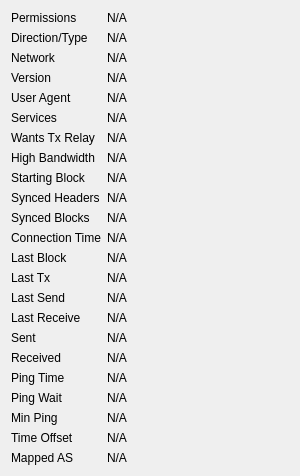
             <widget class="QWidget" name="detailWidget">
              <property name="geometry">
               <rect>
                <x>0</x>
                <y>0</y>
                <width>300</width>
                <height>426</height>
               </rect>
              </property>
              <layout class="QGridLayout" name="gridLayout_2" columnstretch="0,1">
               <item row="0" column="0">
                <widget class="QLabel" name="label_30">
                 <property name="text">
                  <string>Permissions</string>
                 </property>
                </widget>
               </item>
               <item row="0" column="1">
                <widget class="QLabel" name="peerPermissions">
                 <property name="cursor">
                  <cursorShape>IBeamCursor</cursorShape>
                 </property>
                 <property name="text">
                  <string>N/A</string>
                 </property>
                 <property name="textFormat">
                  <enum>Qt::PlainText</enum>
                 </property>
                 <property name="textInteractionFlags">
                  <set>Qt::LinksAccessibleByMouse|Qt::TextSelectableByKeyboard|Qt::TextSelectableByMouse</set>
                 </property>
                </widget>
               </item>
               <item row="1" column="0">
                <widget class="QLabel" name="peerConnectionTypeLabel">
                 <property name="toolTip">
                  <string>The direction and type of peer connection: %1</string>
                 </property>
                 <property name="text">
                  <string>Direction/Type</string>
                 </property>
                </widget>
               </item>
               <item row="1" column="1">
                <widget class="QLabel" name="peerConnectionType">
                 <property name="cursor">
                  <cursorShape>IBeamCursor</cursorShape>
                 </property>
                 <property name="text">
                  <string>N/A</string>
                 </property>
                 <property name="textFormat">
                  <enum>Qt::PlainText</enum>
                 </property>
                 <property name="textInteractionFlags">
                  <set>Qt::LinksAccessibleByMouse|Qt::TextSelectableByKeyboard|Qt::TextSelectableByMouse</set>
                 </property>
                </widget>
               </item>
               <item row="2" column="0">
                <widget class="QLabel" name="peerNetworkLabel">
                 <property name="toolTip">
                  <string>The network protocol this peer is connected through: IPv4, IPv6, Onion, I2P, or CJDNS.</string>
                 </property>
                 <property name="text">
                  <string>Network</string>
                 </property>
                </widget>
               </item>
               <item row="2" column="1">
                <widget class="QLabel" name="peerNetwork">
                 <property name="cursor">
                  <cursorShape>IBeamCursor</cursorShape>
                 </property>
                 <property name="text">
                  <string>N/A</string>
                 </property>
                 <property name="textFormat">
                  <enum>Qt::PlainText</enum>
                 </property>
                 <property name="textInteractionFlags">
                  <set>Qt::LinksAccessibleByMouse|Qt::TextSelectableByKeyboard|Qt::TextSelectableByMouse</set>
                 </property>
                </widget>
               </item>
               <item row="3" column="0">
                <widget class="QLabel" name="label_21">
                 <property name="text">
                  <string>Version</string>
                 </property>
                </widget>
               </item>
               <item row="3" column="1">
                <widget class="QLabel" name="peerVersion">
                 <property name="cursor">
                  <cursorShape>IBeamCursor</cursorShape>
                 </property>
                 <property name="text">
                  <string>N/A</string>
                 </property>
                 <property name="textFormat">
                  <enum>Qt::PlainText</enum>
                 </property>
                 <property name="textInteractionFlags">
                  <set>Qt::LinksAccessibleByMouse|Qt::TextSelectableByKeyboard|Qt::TextSelectableByMouse</set>
                 </property>
                </widget>
               </item>
               <item row="4" column="0">
                <widget class="QLabel" name="label_28">
                 <property name="text">
                  <string>User Agent</string>
                 </property>
                </widget>
               </item>
               <item row="4" column="1">
                <widget class="QLabel" name="peerSubversion">
                 <property name="cursor">
                  <cursorShape>IBeamCursor</cursorShape>
                 </property>
                 <property name="text">
                  <string>N/A</string>
                 </property>
                 <property name="textFormat">
                  <enum>Qt::PlainText</enum>
                 </property>
                 <property name="textInteractionFlags">
                  <set>Qt::LinksAccessibleByMouse|Qt::TextSelectableByKeyboard|Qt::TextSelectableByMouse</set>
                 </property>
                </widget>
               </item>
               <item row="5" column="0">
                <widget class="QLabel" name="label_4">
                 <property name="text">
                  <string>Services</string>
                 </property>
                </widget>
               </item>
               <item row="5" column="1">
                <widget class="QLabel" name="peerServices">
                 <property name="cursor">
                  <cursorShape>IBeamCursor</cursorShape>
                 </property>
                 <property name="text">
                  <string>N/A</string>
                 </property>
                 <property name="textFormat">
                  <enum>Qt::PlainText</enum>
                 </property>
                 <property name="textInteractionFlags">
                  <set>Qt::LinksAccessibleByMouse|Qt::TextSelectableByKeyboard|Qt::TextSelectableByMouse</set>
                 </property>
                </widget>
               </item>
               <item row="6" column="0">
                <widget class="QLabel" name="peerRelayTxesLabel">
                 <property name="toolTip">
                  <string>Whether the peer requested us to relay transactions.</string>
                 </property>
                 <property name="text">
                  <string>Wants Tx Relay</string>
                 </property>
                </widget>
               </item>
               <item row="6" column="1">
                <widget class="QLabel" name="peerRelayTxes">
                 <property name="cursor">
                  <cursorShape>IBeamCursor</cursorShape>
                 </property>
                 <property name="text">
                  <string>N/A</string>
                 </property>
                 <property name="textFormat">
                  <enum>Qt::PlainText</enum>
                 </property>
                 <property name="textInteractionFlags">
                  <set>Qt::LinksAccessibleByMouse|Qt::TextSelectableByKeyboard|Qt::TextSelectableByMouse</set>
                 </property>
                </widget>
               </item>
               <item row="7" column="0">
                <widget class="QLabel" name="peerHighBandwidthLabel">
                 <property name="toolTip">
                  <string>High bandwidth BIP152 compact block relay: %1</string>
                 </property>
                 <property name="text">
                  <string>High Bandwidth</string>
                 </property>
                </widget>
               </item>
               <item row="7" column="1">
                <widget class="QLabel" name="peerHighBandwidth">
                 <property name="cursor">
                  <cursorShape>IBeamCursor</cursorShape>
                 </property>
                 <property name="text">
                  <string>N/A</string>
                 </property>
                 <property name="textFormat">
                  <enum>Qt::PlainText</enum>
                 </property>
                 <property name="textInteractionFlags">
                  <set>Qt::LinksAccessibleByMouse|Qt::TextSelectableByKeyboard|Qt::TextSelectableByMouse</set>
                 </property>
                </widget>
               </item>
               <item row="8" column="0">
                <widget class="QLabel" name="label_29">
                 <property name="text">
                  <string>Starting Block</string>
                 </property>
                </widget>
               </item>
               <item row="8" column="1">
                <widget class="QLabel" name="peerHeight">
                 <property name="cursor">
                  <cursorShape>IBeamCursor</cursorShape>
                 </property>
                 <property name="text">
                  <string>N/A</string>
                 </property>
                 <property name="textFormat">
                  <enum>Qt::PlainText</enum>
                 </property>
                 <property name="textInteractionFlags">
                  <set>Qt::LinksAccessibleByMouse|Qt::TextSelectableByKeyboard|Qt::TextSelectableByMouse</set>
                 </property>
                </widget>
               </item>
               <item row="9" column="0">
                <widget class="QLabel" name="label_27">
                 <property name="text">
                  <string>Synced Headers</string>
                 </property>
                </widget>
               </item>
               <item row="9" column="1">
                <widget class="QLabel" name="peerSyncHeight">
                 <property name="cursor">
                  <cursorShape>IBeamCursor</cursorShape>
                 </property>
                 <property name="text">
                  <string>N/A</string>
                 </property>
                 <property name="textFormat">
                  <enum>Qt::PlainText</enum>
                 </property>
                 <property name="textInteractionFlags">
                  <set>Qt::LinksAccessibleByMouse|Qt::TextSelectableByKeyboard|Qt::TextSelectableByMouse</set>
                 </property>
                </widget>
               </item>
               <item row="10" column="0">
                <widget class="QLabel" name="label_25">
                 <property name="text">
                  <string>Synced Blocks</string>
                 </property>
                </widget>
               </item>
               <item row="10" column="1">
                <widget class="QLabel" name="peerCommonHeight">
                 <property name="cursor">
                  <cursorShape>IBeamCursor</cursorShape>
                 </property>
                 <property name="text">
                  <string>N/A</string>
                 </property>
                 <property name="textFormat">
                  <enum>Qt::PlainText</enum>
                 </property>
                 <property name="textInteractionFlags">
                  <set>Qt::LinksAccessibleByMouse|Qt::TextSelectableByKeyboard|Qt::TextSelectableByMouse</set>
                 </property>
                </widget>
               </item>
               <item row="11" column="0">
                <widget class="QLabel" name="label_22">
                 <property name="text">
                  <string>Connection Time</string>
                 </property>
                </widget>
               </item>
               <item row="11" column="1">
                <widget class="QLabel" name="peerConnTime">
                 <property name="cursor">
                  <cursorShape>IBeamCursor</cursorShape>
                 </property>
                 <property name="text">
                  <string>N/A</string>
                 </property>
                 <property name="textFormat">
                  <enum>Qt::PlainText</enum>
                 </property>
                 <property name="textInteractionFlags">
                  <set>Qt::LinksAccessibleByMouse|Qt::TextSelectableByKeyboard|Qt::TextSelectableByMouse</set>
                 </property>
                </widget>
               </item>
               <item row="12" column="0">
                <widget class="QLabel" name="peerLastBlockLabel">
                 <property name="toolTip">
                  <string>Elapsed time since a novel block passing initial validity checks was received from this peer.</string>
                 </property>
                 <property name="text">
                  <string>Last Block</string>
                 </property>
                </widget>
               </item>
               <item row="12" column="1">
                <widget class="QLabel" name="peerLastBlock">
                 <property name="cursor">
                  <cursorShape>IBeamCursor</cursorShape>
                 </property>
                 <property name="text">
                  <string>N/A</string>
                 </property>
                 <property name="textFormat">
                  <enum>Qt::PlainText</enum>
                 </property>
                 <property name="textInteractionFlags">
                  <set>Qt::LinksAccessibleByMouse|Qt::TextSelectableByKeyboard|Qt::TextSelectableByMouse</set>
                 </property>
                </widget>
               </item>
               <item row="13" column="0">
                <widget class="QLabel" name="peerLastTxLabel">
                 <property name="toolTip">
                  <string>Elapsed time since a novel transaction accepted into our mempool was received from this peer.</string>
                 </property>
                 <property name="text">
                  <string>Last Tx</string>
                 </property>
                </widget>
               </item>
               <item row="13" column="1">
                <widget class="QLabel" name="peerLastTx">
                 <property name="cursor">
                  <cursorShape>IBeamCursor</cursorShape>
                 </property>
                 <property name="text">
                  <string>N/A</string>
                 </property>
                 <property name="textFormat">
                  <enum>Qt::PlainText</enum>
                 </property>
                 <property name="textInteractionFlags">
                  <set>Qt::LinksAccessibleByMouse|Qt::TextSelectableByKeyboard|Qt::TextSelectableByMouse</set>
                 </property>
                </widget>
               </item>
               <item row="14" column="0">
                <widget class="QLabel" name="label_15">
                 <property name="text">
                  <string>Last Send</string>
                 </property>
                </widget>
               </item>
               <item row="14" column="1">
                <widget class="QLabel" name="peerLastSend">
                 <property name="cursor">
                  <cursorShape>IBeamCursor</cursorShape>
                 </property>
                 <property name="text">
                  <string>N/A</string>
                 </property>
                 <property name="textFormat">
                  <enum>Qt::PlainText</enum>
                 </property>
                 <property name="textInteractionFlags">
                  <set>Qt::LinksAccessibleByMouse|Qt::TextSelectableByKeyboard|Qt::TextSelectableByMouse</set>
                 </property>
                </widget>
               </item>
               <item row="15" column="0">
                <widget class="QLabel" name="label_19">
                 <property name="text">
                  <string>Last Receive</string>
                 </property>
                </widget>
               </item>
               <item row="15" column="1">
                <widget class="QLabel" name="peerLastRecv">
                 <property name="cursor">
                  <cursorShape>IBeamCursor</cursorShape>
                 </property>
                 <property name="text">
                  <string>N/A</string>
                 </property>
                 <property name="textFormat">
                  <enum>Qt::PlainText</enum>
                 </property>
                 <property name="textInteractionFlags">
                  <set>Qt::LinksAccessibleByMouse|Qt::TextSelectableByKeyboard|Qt::TextSelectableByMouse</set>
                 </property>
                </widget>
               </item>
               <item row="16" column="0">
                <widget class="QLabel" name="label_18">
                 <property name="text">
                  <string>Sent</string>
                 </property>
                </widget>
               </item>
               <item row="16" column="1">
                <widget class="QLabel" name="peerBytesSent">
                 <property name="cursor">
                  <cursorShape>IBeamCursor</cursorShape>
                 </property>
                 <property name="text">
                  <string>N/A</string>
                 </property>
                 <property name="textFormat">
                  <enum>Qt::PlainText</enum>
                 </property>
                 <property name="textInteractionFlags">
                  <set>Qt::LinksAccessibleByMouse|Qt::TextSelectableByKeyboard|Qt::TextSelectableByMouse</set>
                 </property>
                </widget>
               </item>
               <item row="17" column="0">
                <widget class="QLabel" name="label_20">
                 <property name="text">
                  <string>Received</string>
                 </property>
                </widget>
               </item>
               <item row="17" column="1">
                <widget class="QLabel" name="peerBytesRecv">
                 <property name="cursor">
                  <cursorShape>IBeamCursor</cursorShape>
                 </property>
                 <property name="text">
                  <string>N/A</string>
                 </property>
                 <property name="textFormat">
                  <enum>Qt::PlainText</enum>
                 </property>
                 <property name="textInteractionFlags">
                  <set>Qt::LinksAccessibleByMouse|Qt::TextSelectableByKeyboard|Qt::TextSelectableByMouse</set>
                 </property>
                </widget>
               </item>
               <item row="18" column="0">
                <widget class="QLabel" name="label_26">
                 <property name="text">
                  <string>Ping Time</string>
                 </property>
                </widget>
               </item>
               <item row="18" column="1">
                <widget class="QLabel" name="peerPingTime">
                 <property name="cursor">
                  <cursorShape>IBeamCursor</cursorShape>
                 </property>
                 <property name="text">
                  <string>N/A</string>
                 </property>
                 <property name="textFormat">
                  <enum>Qt::PlainText</enum>
                 </property>
                 <property name="textInteractionFlags">
                  <set>Qt::LinksAccessibleByMouse|Qt::TextSelectableByKeyboard|Qt::TextSelectableByMouse</set>
                 </property>
                </widget>
               </item>
               <item row="19" column="0">
                <widget class="QLabel" name="peerPingWaitLabel">
                 <property name="toolTip">
                  <string>The duration of a currently outstanding ping.</string>
                 </property>
                 <property name="text">
                  <string>Ping Wait</string>
                 </property>
                </widget>
               </item>
               <item row="19" column="1">
                <widget class="QLabel" name="peerPingWait">
                 <property name="cursor">
                  <cursorShape>IBeamCursor</cursorShape>
                 </property>
                 <property name="text">
                  <string>N/A</string>
                 </property>
                 <property name="textFormat">
                  <enum>Qt::PlainText</enum>
                 </property>
                 <property name="textInteractionFlags">
                  <set>Qt::LinksAccessibleByMouse|Qt::TextSelectableByKeyboard|Qt::TextSelectableByMouse</set>
                 </property>
                </widget>
               </item>
               <item row="20" column="0">
                <widget class="QLabel" name="peerMinPingLabel">
                 <property name="text">
                  <string>Min Ping</string>
                 </property>
                </widget>
               </item>
               <item row="20" column="1">
                <widget class="QLabel" name="peerMinPing">
                 <property name="cursor">
                  <cursorShape>IBeamCursor</cursorShape>
                 </property>
                 <property name="text">
                  <string>N/A</string>
                 </property>
                 <property name="textFormat">
                  <enum>Qt::PlainText</enum>
                 </property>
                 <property name="textInteractionFlags">
                  <set>Qt::LinksAccessibleByMouse|Qt::TextSelectableByKeyboard|Qt::TextSelectableByMouse</set>
                 </property>
                </widget>
               </item>
               <item row="21" column="0">
                <widget class="QLabel" name="label_timeoffset">
                 <property name="text">
                  <string>Time Offset</string>
                 </property>
                </widget>
               </item>
               <item row="21" column="1">
                <widget class="QLabel" name="timeoffset">
                 <property name="cursor">
                  <cursorShape>IBeamCursor</cursorShape>
                 </property>
                 <property name="text">
                  <string>N/A</string>
                 </property>
                 <property name="textFormat">
                  <enum>Qt::PlainText</enum>
                 </property>
                 <property name="textInteractionFlags">
                  <set>Qt::LinksAccessibleByMouse|Qt::TextSelectableByKeyboard|Qt::TextSelectableByMouse</set>
                 </property>
                </widget>
               </item>
               <item row="22" column="0">
                <widget class="QLabel" name="peerMappedASLabel">
                 <property name="toolTip">
                  <string>The mapped Autonomous System used for diversifying peer selection.</string>
                 </property>
                 <property name="text">
                  <string>Mapped AS</string>
                 </property>
                </widget>
               </item>
               <item row="22" column="1">
                <widget class="QLabel" name="peerMappedAS">
                 <property name="cursor">
                  <cursorShape>IBeamCursor</cursorShape>
                 </property>
                 <property name="text">
                  <string>N/A</string>
                 </property>
                 <property name="textFormat">
                  <enum>Qt::PlainText</enum>
                 </property>
                 <property name="textInteractionFlags">
                  <set>Qt::LinksAccessibleByMouse|Qt::TextSelectableByKeyboard|Qt::TextSelectableByMouse</set>
                 </property>
                </widget>
               </item>
               <item row="23" column="0">
                <spacer name="verticalSpacer_3">
                 <property name="orientation">
                  <enum>Qt::Vertical</enum>
                 </property>
                 <property name="sizeHint" stdset="0">
                  <size>
                   <width>20</width>
                   <height>40</height>
                  </size>
                 </property>
                </spacer>
               </item>
              </layout>
             </widget>
